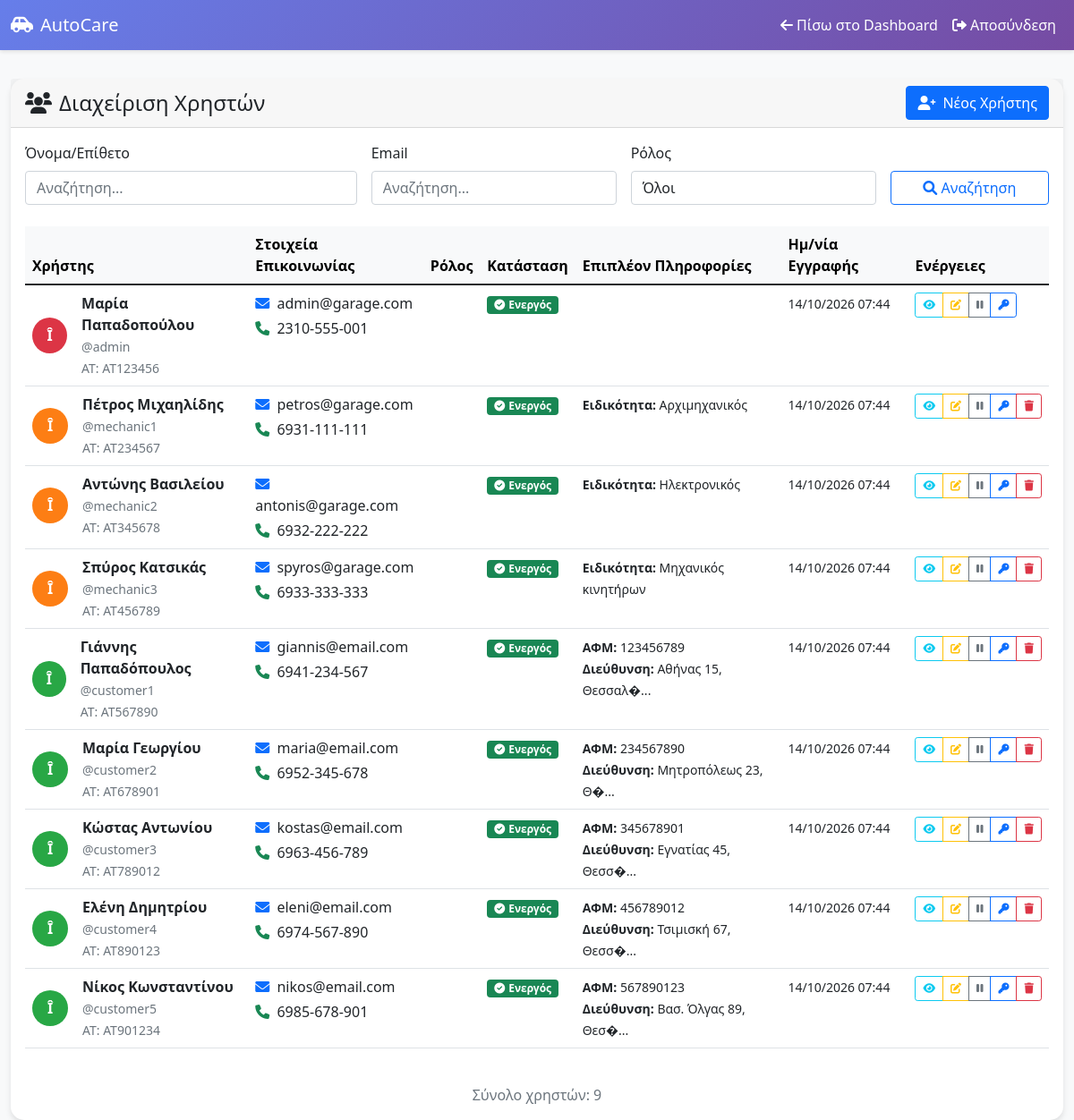
The page /users/manage_users.php (signed in) on the database its author committed.
### tables this page shows
CREATE TABLE users (
    id INT PRIMARY KEY AUTO_INCREMENT,
    username VARCHAR(50) UNIQUE NOT NULL,
    email VARCHAR(100) UNIQUE NOT NULL,
    password VARCHAR(255) NOT NULL,
    first_name VARCHAR(50) NOT NULL,
    last_name VARCHAR(50) NOT NULL,
    id_number VARCHAR(20) UNIQUE NOT NULL COMMENT 'Αριθμός Ταυτότητας (ΑΤ)',
    role ENUM('customer', 'secretary', 'mechanic') NOT NULL,
    phone VARCHAR(15),
    is_active BOOLEAN DEFAULT FALSE COMMENT 'Λογαριασμός ανενεργός μέχρι ενεργοποίησης από γραμματέα',
    created_at TIMESTAMP DEFAULT CURRENT_TIMESTAMP,
    updated_at TIMESTAMP DEFAULT CURRENT_TIMESTAMP ON UPDATE CURRENT_TIMESTAMP,
    INDEX idx_username (username),
    INDEX idx_email (email),
    INDEX idx_role (role),
    INDEX idx_id_number (id_number)
);

CREATE TABLE mechanics (
    id INT PRIMARY KEY AUTO_INCREMENT,
    user_id INT NOT NULL,
    specialty VARCHAR(100) NOT NULL COMMENT 'Ειδικότητα (αρχιμηχανικός, ηλεκτρονικός, κλπ)',
    FOREIGN KEY (user_id) REFERENCES users(id) ON DELETE CASCADE,
    INDEX idx_user_id (user_id)
);

CREATE TABLE customers (
    id INT PRIMARY KEY AUTO_INCREMENT,
    user_id INT NOT NULL,
    tax_number VARCHAR(20) UNIQUE NOT NULL COMMENT 'ΑΦΜ',
    address TEXT NOT NULL COMMENT 'Διεύθυνση κατοικίας',
    FOREIGN KEY (user_id) REFERENCES users(id) ON DELETE CASCADE,
    INDEX idx_user_id (user_id),
    INDEX idx_tax_number (tax_number)
);

### users/manage_users.php (the view, shortened to what this page needs)
<?php
$host = 'localhost';
$dbname = 'garage_management';
$username = 'root';
$password = '';
try {
    $pdo = new PDO("mysql:host=$host;dbname=$dbname;charset=utf8mb4", $username, $password);
    $pdo->setAttribute(PDO::ATTR_ERRMODE, PDO::ERRMODE_EXCEPTION);
} catch (PDOException $e) {
    die("Database connection failed: " . $e->getMessage());
}
$search_name = $_GET['search_name'] ?? '';
$search_email = $_GET['search_email'] ?? '';
$where_conditions = ["1=1"];
$params = [];
$where_clause = implode(" AND ", $where_conditions);
$page = $_GET['page'] ?? 1;
$per_page = 10;
$offset = ($page - 1) * $per_page;
$stmt = $pdo->prepare("
    SELECT u.*,
           c.tax_number, c.address, m.specialty
    FROM users u
    LEFT JOIN customers c ON u.id = c.user_id
    LEFT JOIN mechanics m ON u.id = m.user_id
    WHERE $where_clause
    ORDER BY u.created_at DESC
    LIMIT $per_page OFFSET $offset
");
$stmt->execute($params);
$users = $stmt->fetchAll();
$stmt = $pdo->prepare("SELECT COUNT(*) FROM users u WHERE $where_clause");
$stmt->execute($params);
$total_users = $stmt->fetchColumn();
?>
<!DOCTYPE html>
<html lang="el">
<head>
    <link href="https://cdn.jsdelivr.net/npm/bootstrap@5.1.3/dist/css/bootstrap.min.css" rel="stylesheet">
    <link href="https://cdnjs.cloudflare.com/ajax/libs/font-awesome/6.0.0/css/all.min.css" rel="stylesheet">
</head>
<body>
    <nav class="navbar navbar-expand-lg navbar-dark">
        <div class="container-fluid">
            <a class="navbar-brand" href="../dashboard.php">
                <i class="fas fa-car-side me-2"></i>AutoCare
            </a>
            <div class="navbar-nav ms-auto">
                <a class="nav-link" href="../index.php">
                    <i class="fas fa-arrow-left me-1"></i>Πίσω στο Dashboard
                </a>
                <a class="nav-link" href="../logout.php">
                    <i class="fas fa-sign-out-alt me-1"></i>Αποσύνδεση
                </a>
            </div>
        </div>
    </nav>
    <div class="container-fluid main-content">
        <div class="card">
            <div class="card-header d-flex justify-content-between align-items-center">
                <h4 class="mb-0">
                    <i class="fas fa-users me-2"></i>Διαχείριση Χρηστών
                </h4>
                <a href="add_user.php" class="btn btn-primary">
                    <i class="fas fa-user-plus me-2"></i>Νέος Χρήστης
                </a>
            </div>
            <div class="card-body">
                <div class="row mb-4">
                    <div class="col-12">
                        <form method="GET" class="row g-3">
                            <div class="col-md-4">
                                <label class="form-label">Όνομα/Επίθετο</label>
                                <input type="text" class="form-control" name="search_name"
                                       value="<?php echo htmlspecialchars($search_name); ?>"
                                       placeholder="Αναζήτηση...">
                            </div>
                            <div class="col-md-3">
                                <label class="form-label">Email</label>
                                <input type="email" class="form-control" name="search_email"
                                       value="<?php echo htmlspecialchars($search_email); ?>"
                                       placeholder="Αναζήτηση...">
                            </div>
                            <div class="col-md-3">
                                <label class="form-label">Ρόλος</label>
                                <select class="form-control" name="role">
                                    <option value="">Όλοι</option>
                                </select>
                            </div>
                            <div class="col-md-2">
                                <label class="form-label">&nbsp;</label>
                                <div class="d-grid gap-2">
                                    <button type="submit" class="btn btn-outline-primary">
                                        <i class="fas fa-search"></i> Αναζήτηση
                                    </button>
                                </div>
                            </div>
                        </form>
                    </div>
                </div>
                <div class="table-responsive">
                    <table class="table table-hover">
                        <thead class="table-light">
                            <tr>
                                <th>Χρήστης</th>
                                <th>Στοιχεία Επικοινωνίας</th>
                                <th>Ρόλος</th>
                                <th>Κατάσταση</th>
                                <th>Επιπλέον Πληροφορίες</th>
                                <th>Ημ/νία Εγγραφής</th>
                                <th>Ενέργειες</th>
                            </tr>
                        </thead>
                        <tbody>
                            <?php if (empty($users)): ?>
                                <tr>
                                    <td colspan="7" class="text-center py-4 text-muted">
                                        <i class="fas fa-users fa-2x mb-2"></i><br>
                                        Δεν βρέθηκαν χρήστες
                                    </td>
                                </tr>
                            <?php else: ?>
                                <?php foreach ($users as $user): ?>
                                    <tr>
                                        <td>
                                            <div class="d-flex align-items-center">
                                                <div class="user-avatar avatar-<?php echo $user['role']; ?> me-3">
                                                    <?php echo strtoupper(substr($user['first_name'], 0, 1)); ?>
                                                </div>
                                                <div>
                                                    <strong><?php echo htmlspecialchars($user['first_name'] . ' ' . $user['last_name']); ?></strong><br>
                                                    <small class="text-muted">@<?php echo htmlspecialchars($user['username']); ?></small><br>
                                                    <small class="text-muted">ΑΤ: <?php echo htmlspecialchars($user['id_number']); ?></small>
                                                </div>
                                            </div>
                                        </td>
                                        <td>
                                            <div>
                                                <i class="fas fa-envelope text-primary me-1"></i>
                                                <?php echo htmlspecialchars($user['email']); ?>
                                            </div>
                                            <?php if ($user['phone'] || $user['customer_phone']): ?>
                                            <div class="mt-1">
                                                <i class="fas fa-phone text-success me-1"></i>
                                                <?php echo htmlspecialchars($user['phone'] ?: $user['customer_phone']); ?>
                                            </div>
                                            <?php endif; ?>
                                        </td>
                                        <td>
                                        </td>
                                        <td>
                                            <?php if ($user['is_active']): ?>
                                                <span class="badge bg-success">
                                                    <i class="fas fa-check-circle me-1"></i>Ενεργός
                                                </span>
                                            <?php else: ?>
                                                <span class="badge bg-secondary">
                                                    <i class="fas fa-pause-circle me-1"></i>Ανενεργός
                                                </span>
                                            <?php endif; ?>
                                        </td>
                                        <td>
                                            <?php if ($user['role'] === 'customer'): ?>
                                                <?php if ($user['tax_number']): ?>
                                                    <small><strong>ΑΦΜ:</strong> <?php echo htmlspecialchars($user['tax_number']); ?></small><br>
                                                <?php endif; ?>
                                                <?php if ($user['address']): ?>
                                                    <small><strong>Διεύθυνση:</strong> <?php echo htmlspecialchars(substr($user['address'], 0, 30) . (strlen($user['address']) > 30 ? '...' : '')); ?></small>
                                                <?php endif; ?>
                                            <?php elseif ($user['role'] === 'mechanic' && $user['specialty']): ?>
                                                <small><strong>Ειδικότητα:</strong> <?php echo htmlspecialchars($user['specialty']); ?></small>
                                            <?php endif; ?>
                                        </td>
                                        <td>
                                            <small><?php echo date('d/m/Y H:i', strtotime($user['created_at'])); ?></small>
                                        </td>
                                        <td>
                                            <div class="btn-group btn-group-sm" role="group">
                                                <button class="btn btn-outline-info" onclick="viewUser(<?php echo $user['id']; ?>)" title="Προβολή">
                                                    <i class="fas fa-eye"></i>
                                                </button>
                                                <button class="btn btn-outline-warning" onclick="editUser(<?php echo $user['id']; ?>)" title="Επεξεργασία">
                                                    <i class="fas fa-edit"></i>
                                                </button>
                                                <?php if ($user['is_active']): ?>
                                                    <button class="btn btn-outline-secondary" onclick="toggleStatus(<?php echo $user['id']; ?>, 'deactivate')" title="Απενεργοποίηση">
                                                        <i class="fas fa-pause"></i>
                                                    </button>
                                                <?php else: ?>
                                                    <button class="btn btn-outline-success" onclick="toggleStatus(<?php echo $user['id']; ?>, 'activate')" title="Ενεργοποίηση">
                                                        <i class="fas fa-play"></i>
                                                    </button>
                                                <?php endif; ?>
                                                <button class="btn btn-outline-primary" onclick="resetPassword(<?php echo $user['id']; ?>)" title="Επαναφορά Κωδικού">
                                                    <i class="fas fa-key"></i>
                                                </button>
                                                <?php if ($user['username'] !== 'admin'): ?>
                                                <button class="btn btn-outline-danger" onclick="deleteUser(<?php echo $user['id']; ?>, '<?php echo htmlspecialchars($user['first_name'] . ' ' . $user['last_name']); ?>')" title="Διαγραφή">
                                                    <i class="fas fa-trash"></i>
                                                </button>
                                                <?php endif; ?>
                                            </div>
                                        </td>
                                    </tr>
                                <?php endforeach; ?>
                            <?php endif; ?>
                        </tbody>
                    </table>
                </div>
                <div class="row mt-4">
                    <div class="col-12 text-muted text-center">
                        Σύνολο χρηστών: <?php echo $total_users; ?>
                    </div>
                </div>
            </div>
        </div>
    </div>
</body>
</html>

### users/manage_users.php (style rules this page uses)
body { background-color: #f8f9fa; }
.navbar { background: linear-gradient(135deg, #667eea 0%, #764ba2 100%); box-shadow: 0 2px 4px rgba(0,0,0,.1); }
.navbar-brand, .nav-link { color: white !important; }
.card { border: none; border-radius: 15px; box-shadow: 0 4px 6px rgba(0, 0, 0, 0.1); }
.main-content { padding-top: 2rem; }
.user-avatar { width: 40px; height: 40px; border-radius: 50%; display: flex; align-items: center; justify-content: center; color: white; font-weight: bold; }
.avatar-customer { background-color: #28a745; }
.avatar-secretary { background-color: #dc3545; }
.avatar-mechanic { background-color: #fd7e14; }
.btn-group-sm .btn { padding: 0.25rem 0.5rem; font-size: 0.75rem; }

### rows shown on the page
users: first_name "Î", first_name+last_name "Μαρία Παπαδοπούλου", username "admin", id_number "ΑΤ123456", email "admin@garage.com", phone "2310-555-001", is_active 1 (drawn), created_at "14/10/2026 07:44"
mechanics: user.first_name "Î", user.last_name "Πέτρος Μιχαηλίδης", user.username "mechanic1", user.id_number "ΑΤ234567", user.email "petros@garage.com", user.phone "6931-111-111", specialty "Αρχιμηχανικός", user.created_at "14/10/2026 07:44"
mechanics: user.first_name "Î", user.last_name "Αντώνης Βασιλείου", user.username "mechanic2", user.id_number "ΑΤ345678", user.email "antonis@garage.com", user.phone "6932-222-222", specialty "Ηλεκτρονικός", user.created_at "14/10/2026 07:44"
mechanics: user.first_name "Î", user.last_name "Σπύρος Κατσικάς", user.username "mechanic3", user.id_number "ΑΤ456789", user.email "spyros@garage.com", user.phone "6933-333-333", specialty "Μηχανικός κινητήρων", user.created_at "14/10/2026 07:44"
customers: user.first_name "Î", user.last_name "Γιάννης Παπαδόπουλος", user.username "customer1", user.id_number "ΑΤ567890", user.email "giannis@email.com", user.phone "6941-234-567", tax_number "123456789", address "Αθήνας 15, Θεσσαλ�...", user.created_at "14/10/2026 07:44"
customers: user.first_name "Î", user.last_name "Μαρία Γεωργίου", user.username "customer2", user.id_number "ΑΤ678901", user.email "maria@email.com", user.phone "6952-345-678", tax_number "234567890", address "Μητροπόλεως 23, Θ�...", user.created_at "14/10/2026 07:44"
customers: user.first_name "Î", user.last_name "Κώστας Αντωνίου", user.username "customer3", user.id_number "ΑΤ789012", user.email "kostas@email.com", user.phone "6963-456-789", tax_number "345678901", address "Εγνατίας 45, Θεσσ�...", user.created_at "14/10/2026 07:44"
customers: user.first_name "Î", user.last_name "Ελένη Δημητρίου", user.username "customer4", user.id_number "ΑΤ890123", user.email "eleni@email.com", user.phone "6974-567-890", tax_number "456789012", address "Τσιμισκή 67, Θεσσ�...", user.created_at "14/10/2026 07:44"
customers: user.first_name "Î", user.last_name "Νίκος Κωνσταντίνου", user.username "customer5", user.id_number "ΑΤ901234", user.email "nikos@email.com", user.phone "6985-678-901", tax_number "567890123", address "Βασ. Όλγας 89, Θεσ�...", user.created_at "14/10/2026 07:44"

### other values the page prints
$total_users "9"
